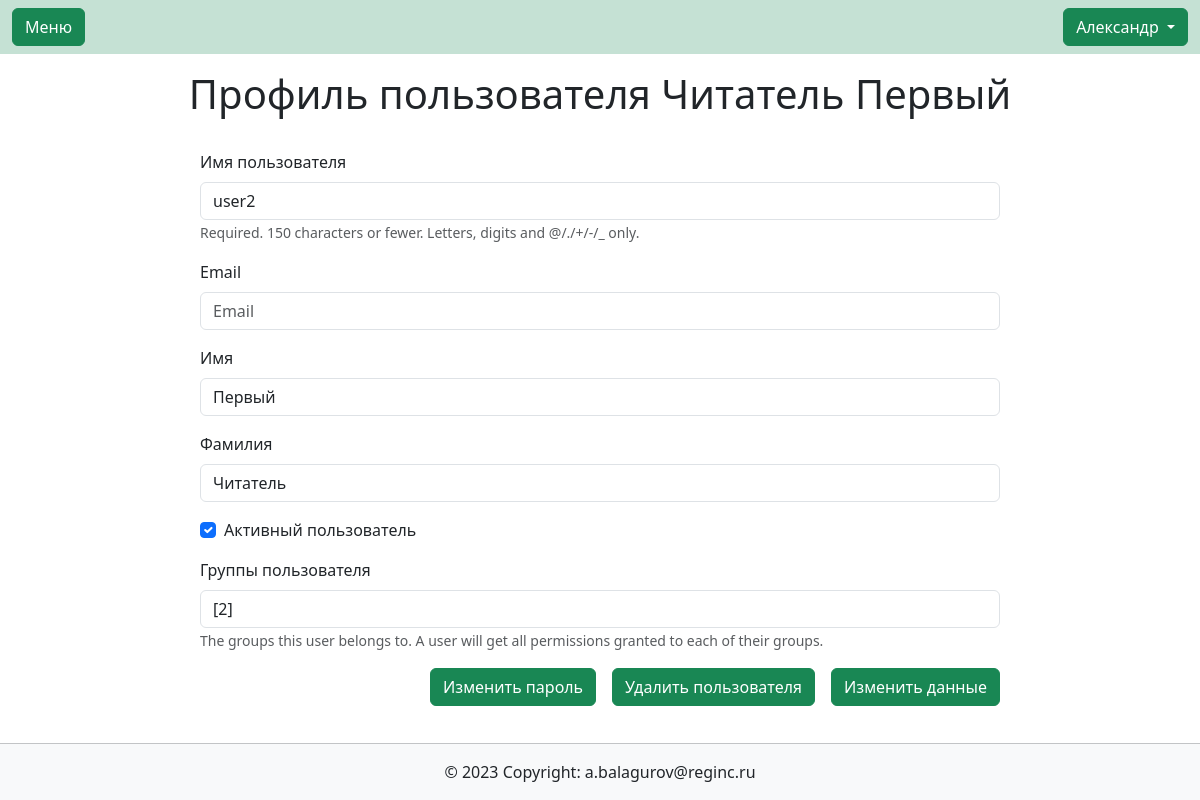
Page /users/profile/3/ (signed in) on the earlier database version.
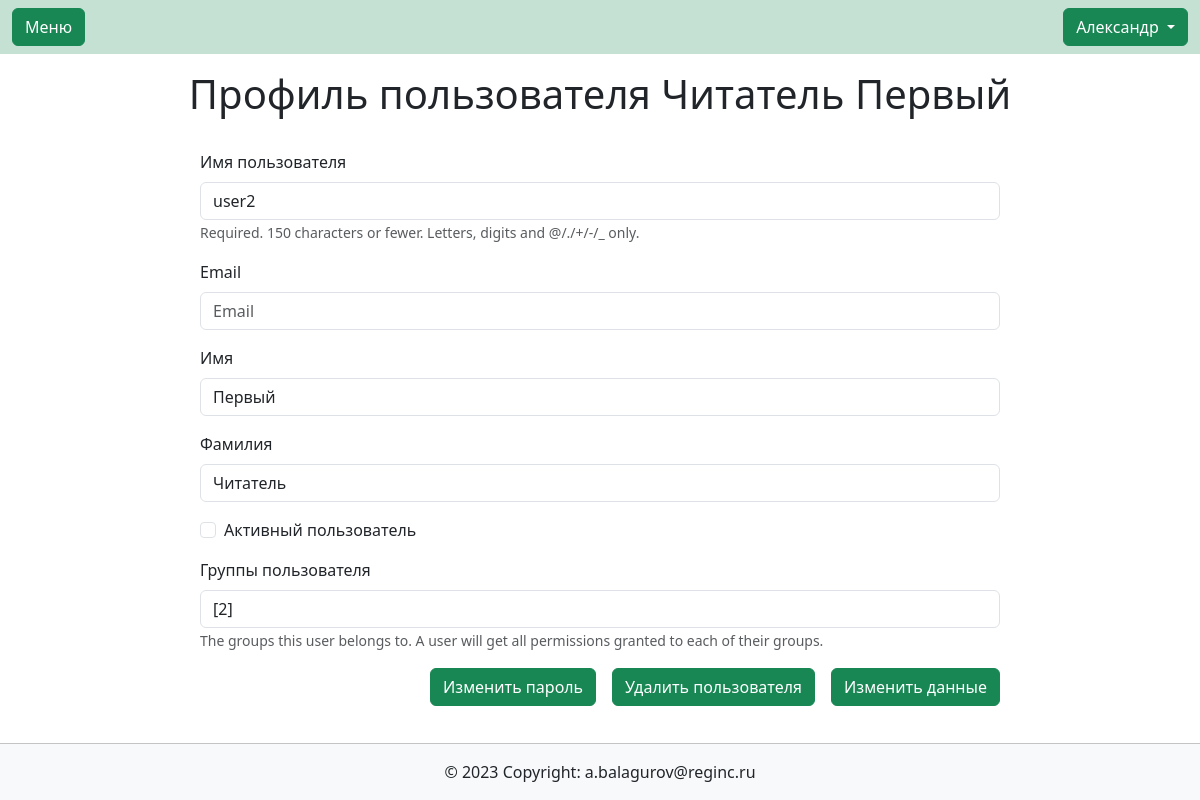
Same page on the later database version.
### users/models.py (models this page shows, shortened)
class User(AbstractUser):
    description = models.CharField(max_length=150, blank=True, verbose_name='Занимаемая должность',)
    class Meta:
        verbose_name_plural = 'Пользователи'
        default_permissions = ()
        permissions = [
            ('edit_profile', 'Сan change his profile data'),
            ('user_administration', 'Can add, change and delete user data')
        ]

### users/views.py (the view)
# urls.py: path('profile/', views.profile, name='profile'),
@permission_required('users.edit_profile', raise_exception=True)
def profile(request, id=None):
    if request.method == 'POST':
        if id is not None and request.user.has_perm('users.user_administration'):
            instance = User.objects.get(pk=id)
            form = AdminCustumUserChangeForm(request.POST, instance=instance)
            if form.is_valid():
                form.save()
                return redirect('users:listusers', permanent=True)
        else:
            instance = request.user
            form = CustumUserChangeForm(request.POST, instance=instance)
            if form.is_valid():
                form.save()
                return redirect('users:profile', permanent=True)
    else:
        if id is not None and request.user.has_perm('users.user_administration'):
            instance = User.objects.get(pk=id)
            form = AdminCustumUserChangeForm(instance=instance)
        else:
            instance = request.user
            form = CustumUserChangeForm(instance=instance)
    return render(request, 'users/profile.html', {'form': form, 'customer': instance})

### users/forms.py
class AdminCustumUserChangeForm(forms.ModelForm):
    class Meta:
        model = get_user_model()
        fields = ['username', 'email', 'first_name', 'last_name', 'is_active', 'groups']
        labels = {
            'username': 'Имя пользователя',
            'email': 'Email',
            'first_name': 'Имя',
            'last_name': 'Фамилия',
            'is_active': 'Активный пользователь',
            'groups': 'Группы пользователя',
        }
        widgets = {
            'username': forms.TextInput(),
            'email': forms.TextInput(),
            'first_name': forms.TextInput(),
            'last_name': forms.TextInput(),
            'groups': Select2MultipleWidget(),
        }

### users/templates/users/profile.html (shortened to what this page needs)
{% extends  'base.html' %}
{% load bootstrap5 %}
{% block content %}
<h1 class="text-center py-3">Профиль пользователя {{ customer.last_name }} {{ customer.first_name }}</h1>
<form class="form col-10 col-lg-8 mx-auto py-2" method="POST">
    {% bootstrap_form form %}
    <div class="d-grid gap-2 d-md-flex justify-content-md-end">
        {% if customer %}
            <a class="btn btn-success me-md-2" href="{% if customer == user %}{% url 'users:resetpassword' %}{% else %}{% url 'users:resetpassword' customer.id %}{% endif %}" role="button">Изменить пароль</a>
                <button type="button" class="btn btn-success me-md-2" data-bs-toggle="modal" data-bs-target="#exampleModal">
                    Удалить пользователя
                </button>
        {% endif %}
        {% bootstrap_button "Изменить данные" button_type="submit" button_class="btn-success float-end" %}
    </div>
</form>
{% endblock content %}

### all_apps/templates/base.html (shortened to what this page needs)
<!DOCTYPE html>
{% load bootstrap5 %}
{% load bootstrap_icons %}
{% load static %}
{% load i18n %}
<html lang="ru">
<head>
    <link rel="stylesheet" href="{% static 'main/css/style.css' %}">
    <link href="https://cdn.jsdelivr.net/npm/select2@4.1.0-rc.0/dist/css/select2.min.css" rel="stylesheet" />
    {% bootstrap_css %}
</head>
<body class="d-flex flex-column min-vh-100">
    {% block header %}
        {% include "header.html" %}
    {% endblock header %}
    {% block content %}
    {% endblock content %}
    {% block footer %}
        {% include "footer.html" %}
    {% endblock footer %}
</body>
</html>

### all_apps/templates/header.html (shortened to what this page needs)
{% load bootstrap_icons %}
<nav class="navbar navbar-expand-lg navbar-light" style="background-color: #C5E1D4;">
    <div class="container-fluid">
        <a class="btn btn-success" data-bs-toggle="offcanvas" href="#offcanvasExample" role="button" aria-controls="offcanvasExample">
            {% bs_icon 'list' size='1.5em' %} Меню
        </a>
        {% if user.is_authenticated %}
            <div class="dropdown ms-3" style="background-color: #C5E1D4;">
                <button class="btn btn-success dropdown-toggle" id="bd-versions" data-bs-toggle="dropdown" aria-expanded="false" data-bs-display="static">
                    {{ user.last_name }} {{ user.first_name }}
                </button>
            </div>
        {% endif %}
    </div>
  </nav>

### all_apps/templates/footer.html
<footer class="bg-light text-center col-12 ">
    <hr class="p-0 m-0">
    <div class="text-center p-3">
      © 2023 Copyright:
      <a href="mailto:a.balagurov@reginc.ru" class="link-dark text-decoration-none">a.balagurov@reginc.ru</a>
    </div>
  </footer>

### main/static/main/css/style.css (style rules this page uses)
body { min-height: 100vh; position: relative; margin: 0; padding-bottom: 55px; box-sizing: border-box; }
footer { position: absolute; bottom: 0; height: 57px; }

Differences in the rows shown:
changed User "Читатель": is_active "☑" → "☐"
